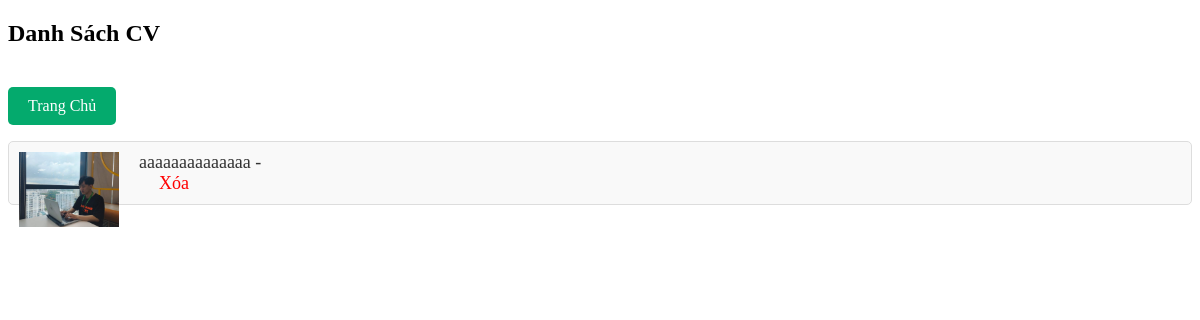
/cvs/, run on an earlier commit of the app's database.
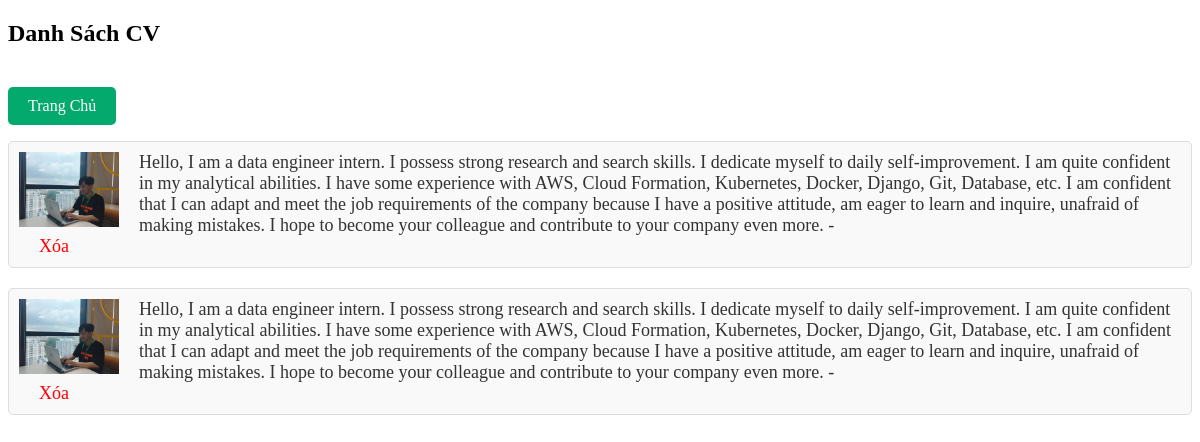
And on a later commit of the database.
### gendercv/models.py (models this page shows, shortened)
class CV(models.Model):
    name = models.CharField(max_length=100)
    role = models.CharField(max_length=100)
    title = models.TextField()
    honorrs = models.TextField()
    email = models.EmailField()
    github = models.URLField()
    phone = models.CharField(max_length=15)
    school = models.CharField(max_length=100)
    specialized = models.CharField(max_length=100)
    gpa = models.CharField(max_length=10)
    code = models.TextField()
    tech = models.TextField()
    image = models.ImageField(upload_to='cv_images/')  # Thêm trường để lưu trữ hình ảnh
    otp = models.IntegerField(default = 0)

### gendercv/views.py (the view)
# urls.py: path('cvs/', views.list_cv, name='list-cv'),
def list_cv(request):
    cvs = CV.objects.all()
    return render(request, 'gendercv/cv_list.html', {'cvs': cvs})

### gendercv/templates/gendercv/cv_list.html (shortened to what this page needs)
{% extends "index.html" %} {% load static %} {% block content %}
<div class="container">
  <h2>Danh Sách CV</h2>
  <a
    href="{% url 'form' %}"
    style="
      display: inline-block;
      background-color: #04aa6d;
      color: white;
      padding: 10px 20px;
      text-decoration: none;
      border-radius: 5px;
      margin-top: 20px;
    "
    >Trang Chủ</a
  >
  <ul class="cv-list">
    {% for cv in cvs %}
    <li class="cv-item">
      <img src="{{cv.image.url}}" alt="CV Image" />
      <a href="{% url 'cv-detail' cv.id %}"
        >{{ cv.title }} - {{ cv.created_at }}</a
      >
      <div class="xoa">
        <a
          href="{% url 'cv-delete' cv.id %}"
          onclick="return confirm('Bạn có chắc chắn muốn xóa CV này không?');"
          style="color: red; margin-left: 20px"
          >Xóa</a
        >
      </div>
    </li>
    {% endfor %}
  </ul>
</div>
{% endblock %}

### templates/index.html (shortened to what this page needs)
<!DOCTYPE html>
<html lang="en">
  <head>
  </head>
  <body>
    {% block  content%}
    {% endblock  %}
  </body>
</html>

### gendercv/templates/gendercv/cv_list.html (style rules this page uses)
.cv-list { list-style-type: none; padding: 0; background-color: white; }
.cv-item { margin-bottom: 20px; padding: 10px; background-color: #f9f9f9; border: 1px solid #ddd; border-radius: 5px; }
.cv-item img { width: 100px; height: auto; float: left; margin-right: 20px; }
.cv-item a { color: #333; text-decoration: none; font-size: 18px; }

What changed in the data, as far as the page shows it:
removed CV: image (picture), title "aaaaaaaaaaaaaa"
added CV: image (picture), title "Hello, I am a data engineer intern. I possess strong research and search skills. I dedicate myself to daily self-improvement. I am quite confident in my analytical abilities. I have some experience with AWS, Cloud Formation, Kubernetes, Docker, Django, Git, Database, etc. I am confident that I can adapt and meet the job requirements of the company because I have a positive attitude, am eager to learn and inquire, unafraid of making mistakes. I hope to become your colleague and contribute to your company even more."
added CV: image (picture), title "Hello, I am a data engineer intern. I possess strong research and search skills. I dedicate myself to daily self-improvement. I am quite confident in my analytical abilities. I have some experience with AWS, Cloud Formation, Kubernetes, Docker, Django, Git, Database, etc. I am confident that I can adapt and meet the job requirements of the company because I have a positive attitude, am eager to learn and inquire, unafraid of making mistakes. I hope to become your colleague and contribute to your company even more."
